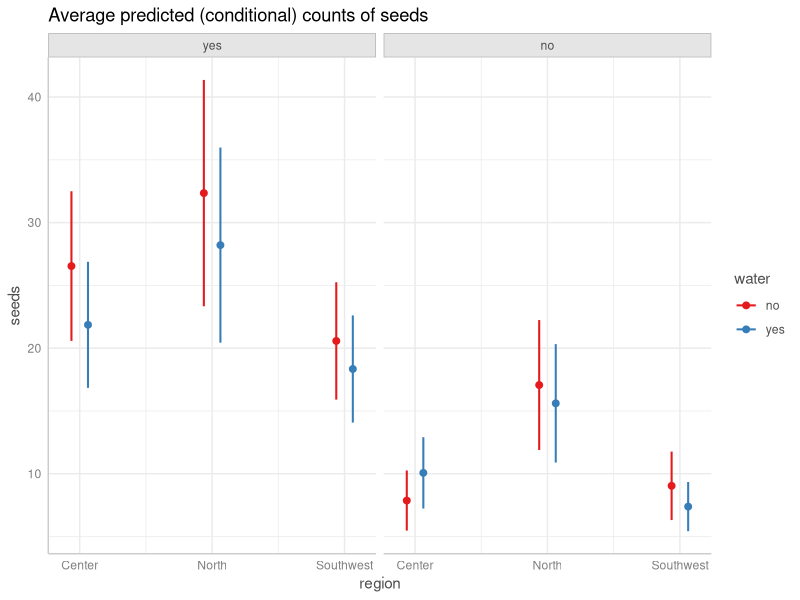
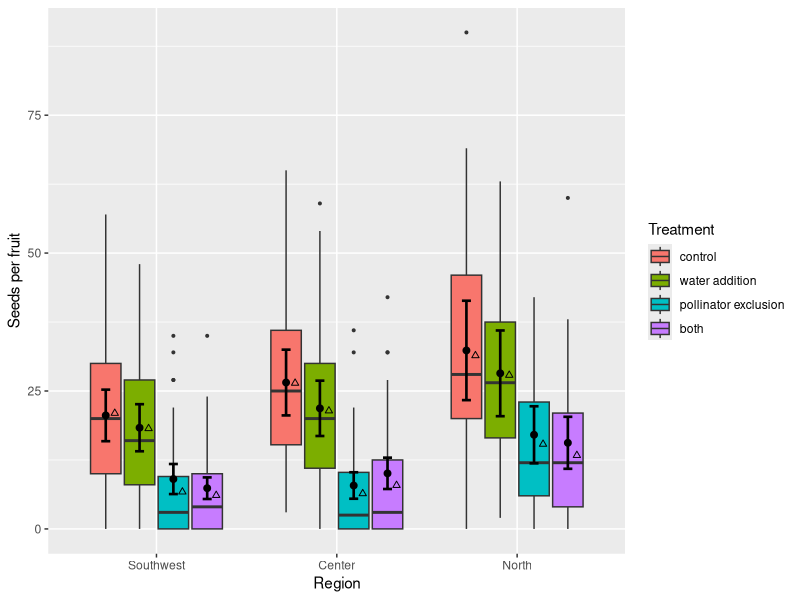
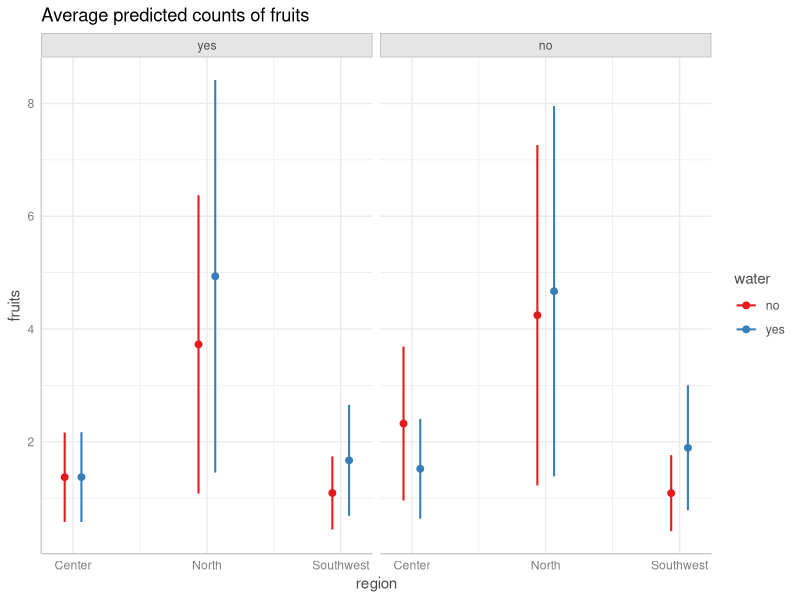
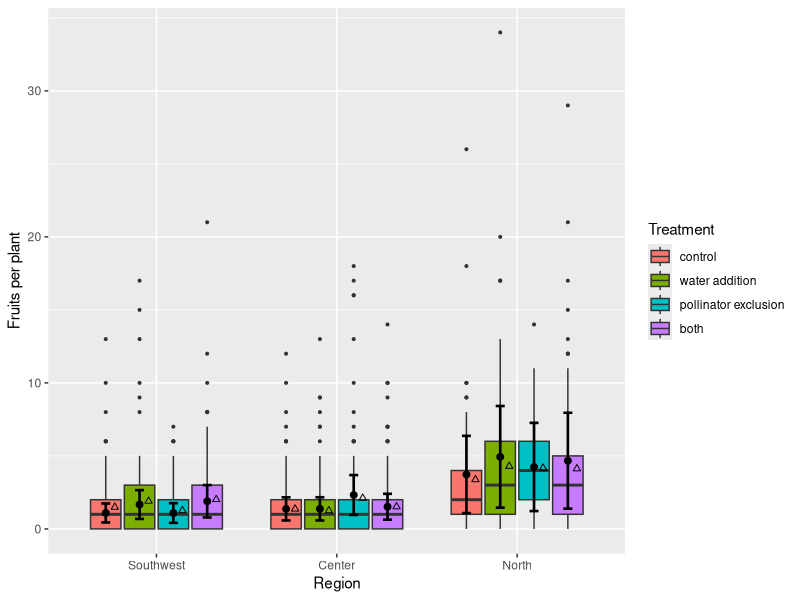
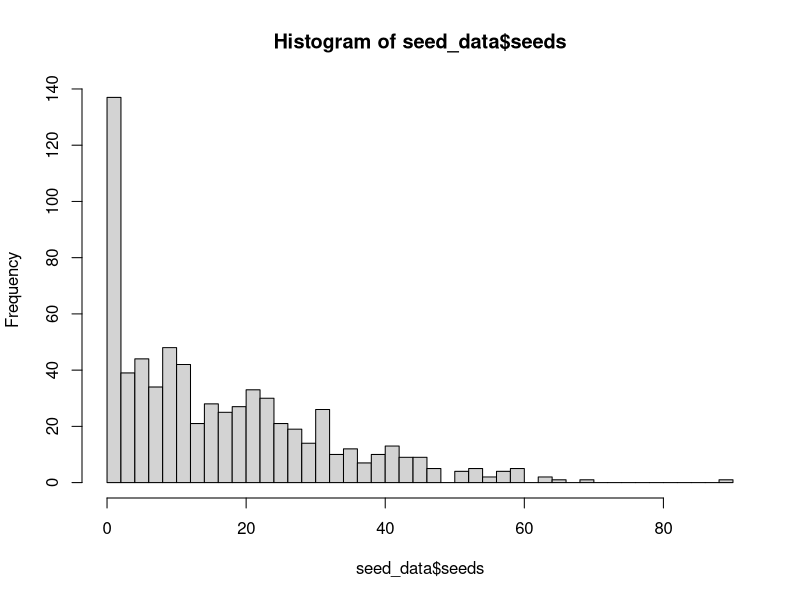
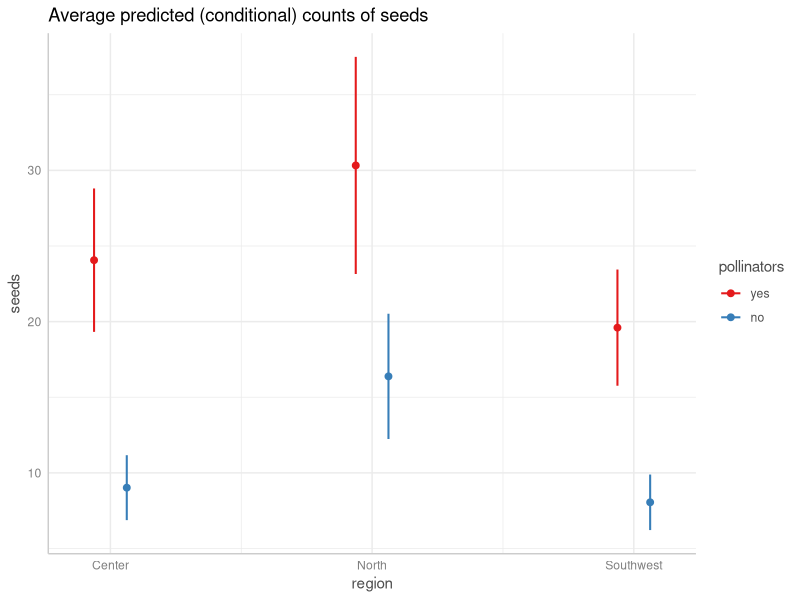
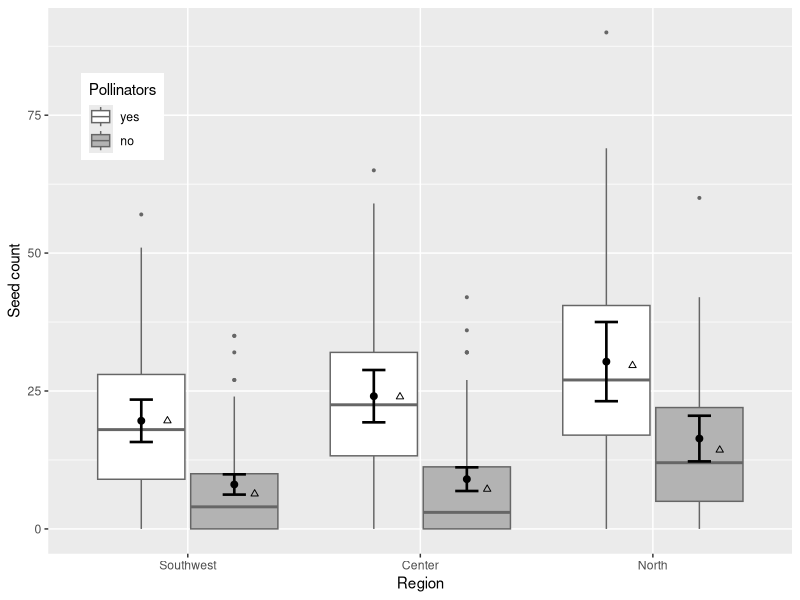
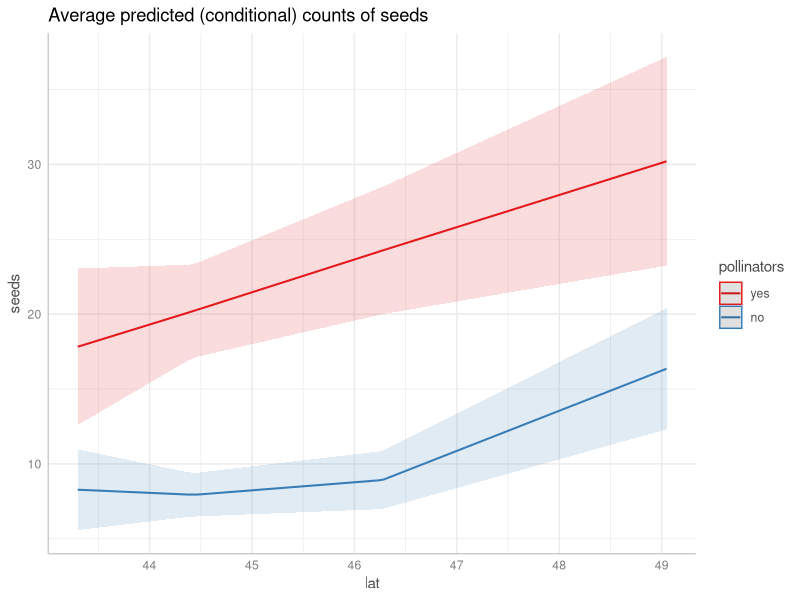

Here is the R script that generated these plots, in order: (Note: this script raises an error after producing the figures.)
library(tidyverse) # for dataframe manipulation
library(glmmTMB) # for models
library(cowplot) # for figure aesthetics
library(ggeffects) # for prediction plots
library(magrittr) # for %<>%



# load and prep data ------------------------------------------------------

# site locations
locs = read.csv("data/all_clim.csv") %>% 
  select(site, lat)

# import fruit data
fruit_data <- read.csv("data/fruits.csv") %>% 
  filter(damage != "yes") %>% # remove damaged plants
  dplyr::select(fruits, net, water, region, site, blocksite, MAP_hist, 
                MAT_hist, Tsum_exp, PPT_sm_exp) %>% # select relevant columns
  mutate(pollinators = ifelse(net == "yes", "no", "yes")) # make inverted column, if plot was netted, no pollinators

fruit_data = left_join(fruit_data, locs)

plants_per_plot = fruit_data %>% group_by(site, net, water, blocksite) %>% summarize(num_plants = n())

fruit_data = left_join(fruit_data, plants_per_plot)

fruit_data$pollinators = factor(fruit_data$pollinators, levels = c("yes", "no")) # code this as a factor

# calculate means and SDs of predictors to backtransform for plots after scaling
PPT_sm_exp_mean = mean(fruit_data$PPT_sm_exp) 
PPT_sm_exp_sd = sd(fruit_data$PPT_sm_exp) 
MAT_mean = mean(fruit_data$MAT_hist) 
MAT_sd = sd(fruit_data$MAT_hist) 

# import seed data
seed_data <- read.csv("data/seeds.csv") %>% 
  filter(exclude_seeds_estimated != "yes") %>% # exclude fruits without precise seed counts
  dplyr::select(seeds, net, water, region, site, blocksite, MAP_hist,
                MAT_hist, Tsum_exp, PPT_sm_exp) %>% # select relevant columns
  mutate(pollinators = ifelse(net == "yes", "no", "yes")) # make inverted column, if plot was netted, no pollinators

seed_data = left_join(seed_data, locs)
seed_data = left_join(seed_data, plants_per_plot)

seed_data$pollinators = factor(seed_data$pollinators, levels = c("yes", "no")) # code this as a factor

# scale all predictors
fruit_data$MAP_hist %<>% scale() %>% as.vector()
fruit_data$MAT_hist %<>% scale() %>% as.vector()
fruit_data$Tsum_exp %<>% scale() %>% as.vector()
fruit_data$PPT_sm_exp %<>% scale() %>% as.vector()

seed_data$MAP_hist %<>% scale() %>% as.vector()
seed_data$MAT_hist %<>% scale() %>% as.vector()
seed_data$Tsum_exp %<>% scale() %>% as.vector()
seed_data$PPT_sm_exp %<>% scale() %>% as.vector()

# subtract 1 from fruits to conform to negative binomial
fruit_data$fruits %<>% subtract(1)



# plots and models with water addition: seeds -----------------------------

# make region a factor with center first for models, but in geographic order for plotting
seed_data$region = factor(seed_data$region, levels = c("Center", "North", "Southwest"))
seed_data$region_ordered = factor(seed_data$region, levels = c("Southwest", "Center", "North"))

# make a combined treatment column
seed_data$trt = paste0("Net", seed_data$net, "Water", seed_data$water)
# convert to pretty labels
seed_data$trtlabel = ifelse(seed_data$trt == "NetnoWaterno", "control", ifelse(seed_data$trt == "NetnoWateryes", "water addition", ifelse(seed_data$trt == "NetyesWaterno","pollinator exclusion", "both")))
# order labels
seed_data$trtlabel = factor(seed_data$trtlabel, levels = c("control", "water addition", "pollinator exclusion", "both"))

# table of seed set in different treatments
seed_data %>% group_by(pollinators, region) %>% summarize(seeds = mean(seeds))

# model including water
seeds_reg_wat = glmmTMB(seeds ~ region*pollinators*water + (1|site/blocksite), data = seed_data, family = nbinom2, ziformula = ~ 1)
summary(seeds_reg_wat)
# significant pollinator*water interaction

# generate model predictions for plotting
pred_seeds_wat = ggaverage(seeds_reg_wat, term = c("region", "water", "pollinators"))
# check it out
plot(pred_seeds_wat)
# convert numeric levels to regions
pred_seeds_wat$region = c("Center", "Center","Center", "Center", "North", "North", "North", "North", "Southwest", "Southwest", "Southwest", "Southwest")
# again, create different order for plotting
pred_seeds_wat$region_ordered = factor(pred_seeds_wat$region, levels = c("Southwest", "Center", "North"))
# make water column
pred_seeds_wat$water = factor(pred_seeds_wat$group, levels = c("yes", "no"))
# make pollinator column
pred_seeds_wat$pollinators = factor(pred_seeds_wat$facet, levels = c("yes", "no"))
# make combined treatment column
pred_seeds_wat$trtlabel = ifelse(pred_seeds_wat$water == "no" & pred_seeds_wat$pollinators == "yes", "control", ifelse(pred_seeds_wat$water == "yes" & pred_seeds_wat$pollinators == "yes", "water addition", ifelse(pred_seeds_wat$water == "no" & pred_seeds_wat$pollinators == "no", "pollinator exclusion", "both")))
# order these levels
pred_seeds_wat$trtlabel = factor(pred_seeds_wat$trtlabel, levels = c("control", "water addition", "pollinator exclusion", "both"))

# make plot
ggplot() +
  # boxplots of raw data
  geom_boxplot(data = seed_data, aes(y = seeds, x = region_ordered, fill = trtlabel), outlier.size = 0.7) +
  # predicted means
  geom_point(data = pred_seeds_wat, aes(y = predicted, x = region_ordered, group = trtlabel), size = 2, 
                  position = position_dodge(width = 0.75)) +
  # confidence intervals
  geom_errorbar(data = pred_seeds_wat, aes(ymin = conf.low, ymax = conf.high, x = region_ordered, group = trtlabel), size = 0.9, 
                       position = position_dodge(width = 0.75), width = 0.2) +
  # raw means
  stat_summary(data = seed_data, aes(y = seeds, x = as.numeric(region_ordered) + 0.05, group = trtlabel), geom = "point", fun.data = "mean_se", 
               position = position_dodge(width = 0.75), shape = 2, color = "black") +
  xlab("Region") +
  ylab("Seeds per fruit") +
  scale_fill_discrete(name = "Treatment")
ggsave("figs/seeds_water.pdf", height = 4, width = 8)



# plots and models with water addition: fruits ----------------------------

# make region a factor with center first for models, but in geographic order for plotting
fruit_data$region = factor(fruit_data$region, levels = c("Center", "North", "Southwest"))
fruit_data$region_ordered = factor(fruit_data$region, levels = c("Southwest", "Center", "North"))

# make a combined treatment column
fruit_data$trt = paste0("Net", fruit_data$net, "Water", fruit_data$water)
# convert to pretty labels
fruit_data$trtlabel = ifelse(fruit_data$trt == "NetnoWaterno", "control", ifelse(fruit_data$trt == "NetnoWateryes", "water addition", ifelse(fruit_data$trt == "NetyesWaterno", "pollinator exclusion", "both")))
# order labels
fruit_data$trtlabel = factor(fruit_data$trtlabel, levels = c("control", "water addition", "pollinator exclusion", "both"))

# model including water
fruits_reg_wat = glmmTMB(fruits ~ region*pollinators*water + (1|site/blocksite), data = fruit_data, family = nbinom2)
summary(fruits_reg_wat)
# significant pollinator*water interaction and region*water interaction

# generate model predictions for plotting
pred_fruit_wat = ggaverage(fruits_reg_wat, term = c("region","water", "pollinators"))
# check it out
plot(pred_fruit_wat)
# convert numeric levels to regions
pred_fruit_wat$region = c("Center", "Center","Center", "Center", "North", "North", "North", "North", "Southwest", "Southwest", "Southwest", "Southwest")
# again, create different order for plotting
pred_fruit_wat$region_ordered = factor(pred_fruit_wat$region, levels = c("Southwest", "Center", "North"))
# make water column
pred_fruit_wat$water = factor(pred_fruit_wat$group, levels = c("yes", "no"))
# make pollinator column
pred_fruit_wat$pollinators = factor(pred_fruit_wat$facet, levels = c("yes", "no"))
# make combined treatment column
pred_fruit_wat$trtlabel = ifelse(pred_fruit_wat$water == "no" & pred_fruit_wat$pollinators == "yes", "control", ifelse(pred_fruit_wat$water == "yes" & pred_fruit_wat$pollinators == "yes", "water addition", ifelse(pred_fruit_wat$water == "no" & pred_fruit_wat$pollinators == "no", "pollinator exclusion", "both")))
# order these levels
pred_fruit_wat$trtlabel = factor(pred_fruit_wat$trtlabel, levels = c("control", "water addition", "pollinator exclusion", "both"))

# make plot
ggplot() +
  # boxplot of raw data
  geom_boxplot(data = fruit_data, aes(y = fruits, x = region_ordered, fill = trtlabel), outlier.size = 0.7) +
  # model predicted means
  geom_point(data = pred_fruit_wat, aes(y = predicted, x = region_ordered, group = trtlabel), size = 2, 
             position = position_dodge(width = 0.75)) +
  # confidence intervals
  geom_errorbar(data = pred_fruit_wat, aes(ymin = conf.low, ymax = conf.high, x = region_ordered, group = trtlabel), size = 0.9, 
                position = position_dodge(width = 0.75), width = 0.2) +
  # raw means
  stat_summary(data = fruit_data, aes(y = fruits, x = as.numeric(region_ordered) + 0.05, group = trtlabel), geom = "point", fun.data = "mean_se", 
               position = position_dodge(width = 0.75), shape = 2, color = "black") +
  xlab("Region") +
  ylab("Fruits per plant") +
  scale_fill_discrete(name = "Treatment")
ggsave("figs/fruits_water.pdf", height = 4, width = 8)



# region and seeds --------------------------------------------------------

# check out data distribution
hist(seed_data$seeds, breaks = 40)

# run model
seeds_reg_mod = glmmTMB(seeds ~ region*pollinators + num_plants + (1|site/blocksite), data = seed_data, family = nbinom2, ziformula = ~ 1)
summary(seeds_reg_mod)
# effect of pollinators, interaction between pollinators and north

# generate model predictions for plotting
pred_region = ggaverage(seeds_reg_mod, term = c("region", "pollinators"))
# check it out
plot(pred_region)
# change numeric column to region
pred_region$region = c("Center", "Center", "North", "North", "Southwest", "Southwest")
# alternate order for plotting
pred_region$region_ordered = factor(pred_region$region, levels = c("Southwest", "Center", "North"))
# make pollinator column
pred_region$pollinators = factor(pred_region$group, levels = c("yes", "no"))

# make plot
ggplot() +
  # boxplots of raw data
  geom_boxplot(data = seed_data, aes(y = seeds, x = region_ordered, fill = pollinators), position = position_dodge(width = 0.8), color = "grey40", outlier.size = 0.7) +
  # model predicted means
  geom_point(data = pred_region, aes(y = predicted, x = region_ordered, group = pollinators), size = 2, 
                  position = position_dodge(width = 0.8)) +
  # confidence interval
  geom_errorbar(data = pred_region, aes(ymin = conf.low, ymax = conf.high, x = region_ordered, group = pollinators), size = 0.9, 
                  position = position_dodge(width = 0.8), width = 0.2) +
  # raw means
  stat_summary(data = seed_data, aes(y = seeds, x = as.numeric(region_ordered) + 0.1, group = pollinators), geom = "point", fun.data = "mean_se", 
               position = position_dodge(width = 0.75), shape = 2, color = "black") +
  scale_fill_manual(values = c("white", "grey70")) +
  xlab("Region") +
  ylab("Seed count") +
  guides(fill = guide_legend(title = "Pollinators")) +
  theme(legend.position = c(0.1, 0.8))
ggsave("figs/seeds_region.pdf", width = 4, height = 4)

# latitude and seeds --------------------------------------------------------

# run model
seeds_lat_mod = glmmTMB(seeds ~ poly(lat,2)*pollinators + (1|site/blocksite), data = seed_data, family = nbinom2, ziformula = ~ 1)
summary(seeds_lat_mod)

# generate model predictions for plotting
pred_lat = ggaverage(seeds_lat_mod, term = c("lat", "pollinators"))
# check it out
plot(pred_lat)
# with pollinators, linear increase in seed production across latitude
# without pollinators, slight uptick in seed production at both high and low latitudes


# center-edge contrasts -----------------------------------------------------

# generate center-edge factor
seed_data$center_edge = ifelse(seed_data$region == "Center", "Center", "Edge")

# run model
seeds_ce_mod = glmmTMB(seeds ~ center_edge*pollinators + (1|site/blocksite), data = seed_data, family = nbinom2, ziformula = ~ 1)
summary(seeds_ce_mod)

# generate model predictions for plotting
pred_ce = ggpredict(seeds_ce_mod, term = c("center_edge", "pollinators"))
# check it out
plot(pred_ce)
# with pollinators, linear increase in seed production across latitude
# without pollinators, slight uptick in seed production at both high and low latitudes


# seeds and summer precipitation -------------------------------------------

seeds_pptsum_mod = glmmTMB(seeds ~ PPT_sm_exp*pollinators + num_plants + (1|site/blocksite), data = seed_data, family = nbinom2, ziformula = ~ 1)
summary(seeds_pptsum_mod)
# only pollinator exclusion

pred = ggpredict(seeds_pptsum_mod, term = c("PPT_sm_exp","pollinators"))
plot(pred)



# seeds and summer temperature ----------------------------------------------

seeds_tsum_mod = glmmTMB(seeds ~ Tsum_exp*pollinators + num_plants + (1|site/blocksite), data = seed_data, family = nbinom2, ziformula = ~ 1)
summary(seeds_tsum_mod)
# only pollinator exclusion

pred = ggpredict(seeds_tsum_mod, term = c("Tsum_exp","pollinators"))
plot(pred)



# seeds and MAT ------------------------------------------------------------

seeds_mat_mod = glmmTMB(seeds ~ MAT_hist*pollinators + num_plants + (1|site/blocksite), data = seed_data, family = nbinom2, ziformula = ~ 1)
summary(seeds_mat_mod)
# only pollinator exclusion

pred = ggpredict(seeds_mat_mod, term = c("MAT_hist","pollinators"))
plot(pred)



# seeds and MAP ------------------------------------------------------------

seeds_map_mod = glmmTMB(seeds ~ MAP_hist*pollinators + num_plants + (1|site/blocksite), data = seed_data, family = nbinom2, ziformula = ~ 1)
summary(seeds_map_mod)
# effect of pollinator exclusion, marginally significant interaction

pred = ggpredict(seeds_map_mod, term = c("MAP_hist","pollinators"))
plot(pred)



# region and fruits --------------------------------------------------------

# check out the distribution
hist(fruit_data$fruits, breaks = 40)
summary(fruit_data$fruits)
# how many pseudo-0s?
dim(fruit_data[fruit_data$fruits == 0,]); dim(fruit_data)

cor(fruit_data$fruits, fruit_data$num_plants)
plot(fruit_data$fruits, fruit_data$num_plants)

# run model
fruits_reg_mod = glmmTMB(fruits ~ region*pollinators + num_plants + (1|site/blocksite), data = fruit_data, family = nbinom2)
summary(fruits_reg_mod)
# significant effect of north, pollinator exclusion, marginal interaction between these two factors

# generate model predictions for plotting
pred_region_fruits = ggaverage(fruits_reg_mod, term = c("region","pollinators"))
# check it out
plot(pred_region_fruits)
# create region column in two orders
pred_region_fruits$region = c("Center", "Center", "North", "North", "Southwest", "Southwest")
pred_region_fruits$region_ordered = factor(pred_region_fruits$region, levels = c("Southwest", "Center", "North"))
# create pollinator column
pred_region_fruits$pollinators = factor(pred_region_fruits$group, levels = c("yes", "no"))

# look at means
fruit_data %>% 
  group_by(region) %>% summarize(mean(fruits))
fruit_data %>% 
  group_by(net) %>% summarize(mean(fruits))

# make plot
ggplot() +
  # boxplots of raw data
  geom_boxplot(data = fruit_data, aes(y = fruits, x = region_ordered, fill = pollinators), position = position_dodge(width = 0.8), color = "grey40", outlier.size = 0.7) +
  # model means
  geom_point(data = pred_region_fruits, aes(y = predicted, x = region_ordered, group = group), size = 2, 
             position = position_dodge(width = 0.8)) +
  # CIs
  geom_errorbar(data = pred_region_fruits, aes(ymin = conf.low, ymax = conf.high, x = region_ordered, group = group), size = 0.9, 
                position = position_dodge(width = 0.8), width = 0.2) +
  # raw means
  stat_summary(data = fruit_data, aes(y = fruits, x = as.numeric(region_ordered) + 0.1, group = pollinators), geom = "point", fun.data = "mean_se", 
               position = position_dodge(width = 0.75), shape = 2, color = "black") +
  scale_fill_manual(values = c("white", "grey70")) +
  xlab("Region") +
  ylab("Fruit count") +
  guides(fill = guide_legend(title = "Pollinators")) +
  theme(legend.position = c(0.1, 0.8))
ggsave("figs/fruits_region.pdf", width = 4, height = 4)



# fruits and summer precipitation ------------------------------------------

# run model
fruits_pptsum_mod = glmmTMB(fruits ~ PPT_sm_exp*pollinators + num_plants + (1|site/blocksite), data = fruit_data, family = nbinom2)
summary(fruits_pptsum_mod)
# pollintors significant, significant interaction

# generate predictions for plotting
pred_fruits_pptsum = ggpredict(fruits_pptsum_mod, term = c("PPT_sm_exp","pollinators"))
# check them out
plot(pred_fruits_pptsum)
# rename x variable
pred_fruits_pptsum$PPT_sm_exp = pred_fruits_pptsum$x 

# generate raw means
fruits_means_pptsm = fruit_data %>% 
  group_by(PPT_sm_exp, pollinators, site) %>% 
  summarize(fruits_mean = mean(fruits))

# create plot and same to object for multipanel
a = ggplot() +
  geom_ribbon(data = pred_fruits_pptsum, aes(ymin = conf.low, ymax = conf.high, x = (PPT_sm_exp*PPT_sm_exp_sd)+PPT_sm_exp_mean, fill = group), alpha = 0.3) +
  geom_line(data = pred_fruits_pptsum, aes(y = predicted, x = (PPT_sm_exp*PPT_sm_exp_sd)+PPT_sm_exp_mean, color = group), size = 1.5) +
  ylim(0, 7) +
  geom_point(data = fruits_means_pptsm, aes(y = fruits_mean, x = (PPT_sm_exp*PPT_sm_exp_sd)+PPT_sm_exp_mean, color = pollinators), size = 3) +
  xlab("Summer precipitation in 2015 (mm)") +
  ylab("Fruit count") +
  guides(fill = FALSE, color = FALSE) +
  scale_fill_manual("Pollinators", values = c("black", "grey50")) +
  scale_color_manual("Pollinators", values = c("black", "grey50")) +
  scale_shape_manual(values = c(1, 2, 3, 4, 5, 6, 7, 8)) +
  guides(shape = FALSE)



# fruits and summer temperature -------------------------------------------

fruits_tsum_mod = glmmTMB(fruits ~ Tsum_exp*pollinators + num_plants + (1|site/blocksite), data = fruit_data, family = nbinom2)
summary(fruits_tsum_mod)
# only pollinators significant

pred = ggpredict(fruits_tsum_mod, term = c("Tsum_exp","pollinators"))
plot(pred)



# fruits and MAT ----------------------------------------------------------

# run model
fruits_mat_mod = glmmTMB(fruits ~ MAT_hist*pollinators + num_plants + (1|site/blocksite), data = fruit_data, family = nbinom2)
summary(fruits_mat_mod)
# MAT significant, pollinators significant, marginal interaction

# generate predictions for plotting
pred_fruits_mat = ggpredict(fruits_mat_mod, term = c("MAT_hist","pollinators"))
# check them out
plot(pred_fruits_mat)
# rename x variable
pred_fruits_mat$MAT_hist = pred_fruits_mat$x 

# calculate raw means
fruits_means_mat = fruit_data %>% 
  group_by(MAT_hist, pollinators, site) %>% 
  summarize(fruits_mean = mean(fruits))

# make plot and save to object for multipanel
b = ggplot() +
  geom_ribbon(data = pred_fruits_mat, aes(ymin = conf.low, ymax = conf.high, x = (MAT_hist*MAT_sd)+MAT_mean, fill = group), alpha = 0.3) +
  geom_line(data = pred_fruits_mat, aes(y = predicted, x = (MAT_hist*MAT_sd)+MAT_mean, color = group), size = 1.5) +
  # geom_point(data = fruits_means_pptsm, aes(y = fruits, x = (MAT_hist*MAT_sd)+MAT_mean, color = pollinators)) +
  geom_point(data = fruits_means_mat, aes(y = fruits_mean, x = (MAT_hist*MAT_sd)+MAT_mean, color = pollinators), size = 3) +
  xlab("Mean annual temperature (°C)") +
  ylab("Fruit count") +
  # ylim(0, 7) +
  scale_shape_manual(values = c(1, 2, 3, 4, 5, 6, 7, 8)) +
  scale_fill_manual("Pollinators", values = c("black", "grey50")) +
  scale_color_manual("Pollinators", values = c("black", "grey50")) +
  theme(legend.position = c(0.6, 0.8)) +
  guides(shape = FALSE)

plot_grid(a, b, labels = c("A", "B"), label_fontface = "bold", rel_widths = c(1, 1))
ggsave("figs/fruit_climate.pdf", width = 8, height = 4)



# fruits and MAP ----------------------------------------------------------

fruits_map_mod = glmmTMB(fruits ~ MAP_hist*pollinators + num_plants + (1|site/blocksite), data = fruit_data, family = nbinom2)
summary(fruits_map_mod)
# only pollinators significant

pred = ggpredict(fruits_map_mod, term = c("MAP_hist","pollinators"))
plot(pred)



# seed production and plant counts in the next year -----------------------

dat = read.csv("data/seeds_per_plot.csv") %>% 
  select(region, site, blocksite, plantcount_2015, plantcount_2016_total, plantcount_2016_inner, total)

# data distributions, both counts are pretty left-skewed
hist(dat$plantcount_2016_inner)
hist(dat$plantcount_2016_total, breaks = 200)
plot(dat$plantcount_2016_total, dat$plantcount_2016_inner)
plot(dat$plantcount_2015, dat$plantcount_2016_inner)
plot(dat$plantcount_2015, dat$plantcount_2016_total)
plot(log(dat$plantcount_2016_total), log(dat$total))

# scale some variables
dat$plantcount_2016_scaled = as.vector(scale(dat$plantcount_2016_total))
dat$total_scaled = as.vector(scale(dat$total))
dat$plantcount_2015_scaled = as.vector(scale(dat$plantcount_2015))

# run model
next_year_mod = glmmTMB(plantcount_2016_total ~ total_scaled + (1|site/blocksite), family = poisson, data = dat)
summary(next_year_mod)

pred_next_year = ggpredict(next_year_mod, term = "total_scaled", pretty = FALSE)
plot(pred_next_year)
pred_next_year$x_un = pred_next_year$x * sd(dat$total) + mean(dat$total)

ggplot() +
  geom_line(data = pred_next_year, aes(x = x_un, y = predicted)) +
  geom_ribbon(data = pred_next_year, aes(x = x_un, ymin = conf.low, ymax= conf.high), alpha = 0.2) +
  ylab("Adult plants in 2016") +
  xlab("Estimated seed input in 2015")


# run model with plants in 2015 as a covariate
next_year_mod = glmmTMB(plantcount_2016_total ~ total_scaled + plantcount_2015 + (1|site/blocksite), family = poisson, data = dat)
summary(next_year_mod)

pred_next_year = ggpredict(next_year_mod, term = "total_scaled", pretty = FALSE)
plot(pred_next_year)
pred_next_year$x_un = pred_next_year$x * sd(dat$total) + mean(dat$total)

ggplot() +
  geom_line(data = pred_next_year, aes(x = x_un, y = predicted)) +
  geom_ribbon(data = pred_next_year, aes(x = x_un, ymin = conf.low, ymax= conf.high), alpha = 0.2) +
  ylab("Adult plants in 2016") +
  xlab("Estimated seed input in 2015")

# result is similar, even when number of plants last year is a covariate. 
# number of plants last year is also significant



# gather model output for tables -------------------------------------------

mod_list = ls(pattern = "*mod")
seeds_mod_list = grep("seeds*", mod_list, value = TRUE)
fruits_mod_list = grep("fruits*", mod_list, value = TRUE)

for (i in 1:length(seeds_mod_list)){
  mod = get(as.character(seeds_mod_list[i]))
  mod_sum = summary(get(as.character(seeds_mod_list[i])))
  c = rownames_to_column(data.frame(t(mod_sum$coefficients$cond)))
  seeds_results = cbind(model = paste(mod_list[i]), part = "cond", c) 
  if (i == 1) seeds_results_new = seeds_results else seeds_results_new = bind_rows(seeds_results_old, seeds_results)
  seeds_results_old = seeds_results_new
}

results_seeds = seeds_results_new %>% 
  unite(model, model, part, remove = TRUE, sep = ".") %>% 
  gather(var, value, c(3:16)) %>%
  filter(!is.na(value)) %>%
  unite(variable, var, rowname, sep = ":") %>%
  spread(variable, value)

write.csv(results_seeds, "tables/seeds_wide.csv")

for (i in 1:length(fruits_mod_list)){
  mod = get(as.character(fruits_mod_list[i]))
  mod_sum = summary(get(as.character(fruits_mod_list[i])))
  c = rownames_to_column(data.frame(t(mod_sum$coefficients$cond)))
  fruits_results = cbind(model = paste(mod_list[i]), part = "cond", c) 
  if (i == 1) fruits_results_new = fruits_results else fruits_results_new = bind_rows(fruits_results_old, fruits_results)
  fruits_results_old = fruits_results_new
}

results_fruits = fruits_results_new  %>% 
  unite(model, model, part, remove = TRUE, sep = ".") %>% 
  gather(var, value, c(3:16)) %>%
  filter(!is.na(value)) %>%
  unite(variable, var, rowname, sep = ":") %>%
  spread(variable, value)

write.csv(results_fruits, "tables/fruits_wide.csv")



# look at seeds as a proportion of seeds in control plots (unpublished) ------

seeds_net = seed_data %>% filter(net == "yes") %>% 
  group_by(region, site, blocksite, MAP_hist, MAT_hist, Tsum_exp, PPT_sm_exp) %>% 
  summarize(seeds_net = mean(seeds))

seeds_nonet = seed_data %>% filter(net == "no") %>% 
  group_by(region, site, blocksite, MAP_hist, MAT_hist, Tsum_exp, PPT_sm_exp) %>% 
  summarize(seeds_nonet = mean(seeds))

seeds_binom = left_join(seeds_net, seeds_nonet) %>% 
  group_by(region, site, blocksite, MAP_hist, MAT_hist, Tsum_exp, PPT_sm_exp) %>% 

seeds_binom$region = factor(seeds_binom$region, levels = c("Southwest", "Center", "North"))

ggplot(seeds_binom, aes(y = prop_seeds, x = region)) +
  geom_boxplot() +
  xlab("Region") +
  ylab("Proportion seed set in\nabsence of pollinators") +
  ylim(0,1)

# with water

seeds_net_water = seed_data %>% filter(net == "yes") %>% 
  group_by(region, site, blocksite, MAP_hist, MAT_hist, Tsum_exp, PPT_sm_exp, water) %>% 
  summarize(seeds_net = mean(seeds))

seeds_nonet_water = seed_data %>% filter(net == "no") %>% 
  group_by(region, site, blocksite, MAP_hist, MAT_hist, Tsum_exp, PPT_sm_exp, water) %>% 
  summarize(seeds_nonet = mean(seeds))

seeds_binom_water = left_join(seeds_net_water, seeds_nonet_water) %>% 
  group_by(region, site, blocksite, MAP_hist, MAT_hist, Tsum_exp, PPT_sm_exp, water) %>% 
  mutate(prop_seeds = seeds_net/seeds_nonet)
seeds_binom_water$prop_seeds[seeds_binom_water$prop_seeds > 1] = 1

ggplot(seeds_binom_water, aes(y = prop_seeds, x = region, fill = water)) +
  geom_boxplot() +
  xlab("Region") +
  ylab("Proportion seed set in\nabsence of pollinators")
